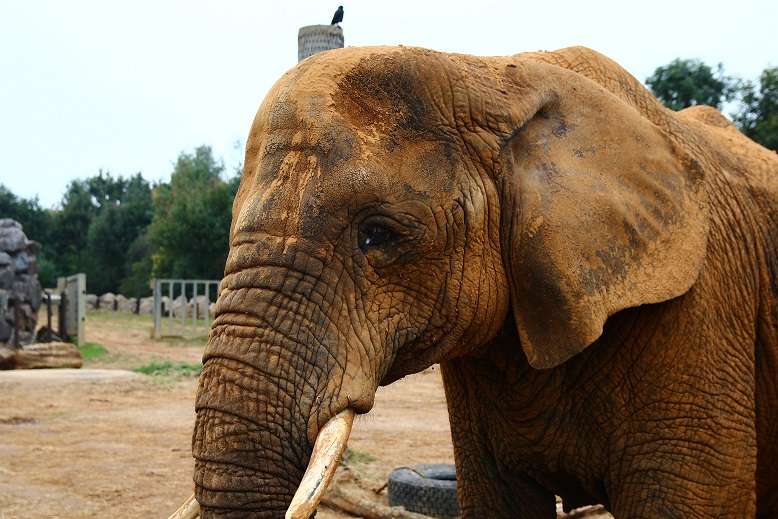
#> input picture src/opencv_script/images/elephant.jpg, 778 x 519 px
$ jupyter execute 'Lecture 3.9 - Convolutions and Blurring.ipynb'
#> lines starting #> are read from the running program, lines starting #| are printed output that depends on the picture
## Convolutions and Blurring

filter2D(src,dst,kernel,anchor=(-1,1)) --->None

dst - 与输入图像src相同大小、颜色通道数的图片

[cell 1]
import cv2
import numpy as np

image = cv2.imread('images/elephant.jpg')
#> image is the input picture: shape (519, 778, 3); mean B, G, R 95.2, 117.2, 135.3
cv2.imshow('Original Image', image)
cv2.waitKey(0)

# Creating our 3 x 3 kernel
kernel_3x3 = np.ones((3, 3), np.float32) / 9

# We use the cv2.fitler2D to conovlve the kernal with an image
blurred = cv2.filter2D(image, -1, kernel_3x3)
cv2.imshow('3x3 Kernel Blurring', blurred)
cv2.waitKey(0)

# Creating our 7 x 7 kernel
kernel_7x7 = np.ones((7, 7), np.float32) / 49

blurred2 = cv2.filter2D(image, -1, kernel_7x7)
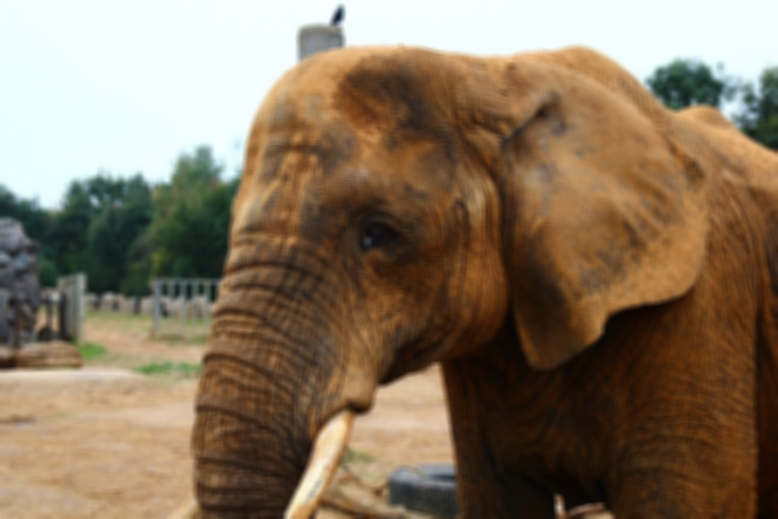
#> blurred2: shape (519, 778, 3); mean B, G, R 95.2, 117.2, 135.3
cv2.imshow('7x7 Kernel Blurring', blurred2)
cv2.waitKey(0)

cv2.destroyAllWindows()

### Other commonly used blurring methods in OpenCV

[cell 2]
import cv2
import numpy as np

image = cv2.imread('images/lg29.jpg')
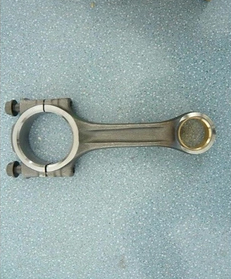
#> input picture src/opencv_script/images/lg29.jpg, 231 x 279 px
#> image is the input picture: shape (279, 231, 3); mean B, G, R 167.6, 169, 150.1

# Averaging done by convolving the image with a normalized box filter.
# This takes the pixels under the box and replaces the central element
# Box size needs to odd and positive 11
blur = cv2.blur(image, (3,3))
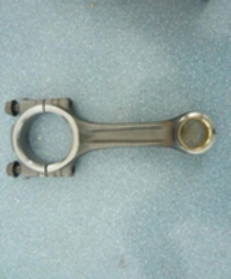
#> blur: shape (279, 231, 3); mean B, G, R 167.6, 169, 150.1
cv2.imshow('Averaging', blur)
cv2.waitKey(0)

# Instead of box filter, gaussian kernel
Gaussian = cv2.GaussianBlur(image, (7,7), 0)
cv2.imshow('Gaussian Blurring', Gaussian)
cv2.waitKey(0)

# Takes median of all the pixels under kernel area and central
# element is replaced with this median value
median = cv2.medianBlur(image, 5)
cv2.imshow('Median Blurring', median)
cv2.waitKey(0)

# Bilateral is very effective in noise removal while keeping edges sharp
bilateral = cv2.bilateralFilter(image, 9, 75, 75)
cv2.imshow('Bilateral Blurring', bilateral)
cv2.waitKey(0)
cv2.destroyAllWindows()

## Image De-noising - Non-Local Means Denoising

[cell 3]
import numpy as np
import cv2

image = cv2.imread('images/yuan.png')
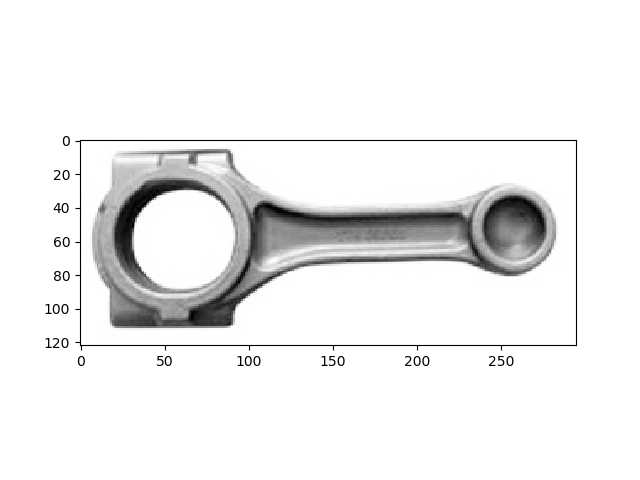
#> input picture src/opencv_script/images/yuan.png, 640 x 480 px
#> image is the input picture: shape (480, 640, 3); min 0, max 255, mean 238.4

# Parameters, after None are - the filter strength 'h' (5-10 is a good range)
# Next is hForColorComponents, set as same value as h again
#
dst = cv2.fastNlMeansDenoisingColored(image, None, 6, 6, 7, 21)

cv2.imshow('Fast Means Denoising', dst)
cv2.waitKey(0)

cv2.destroyAllWindows()
